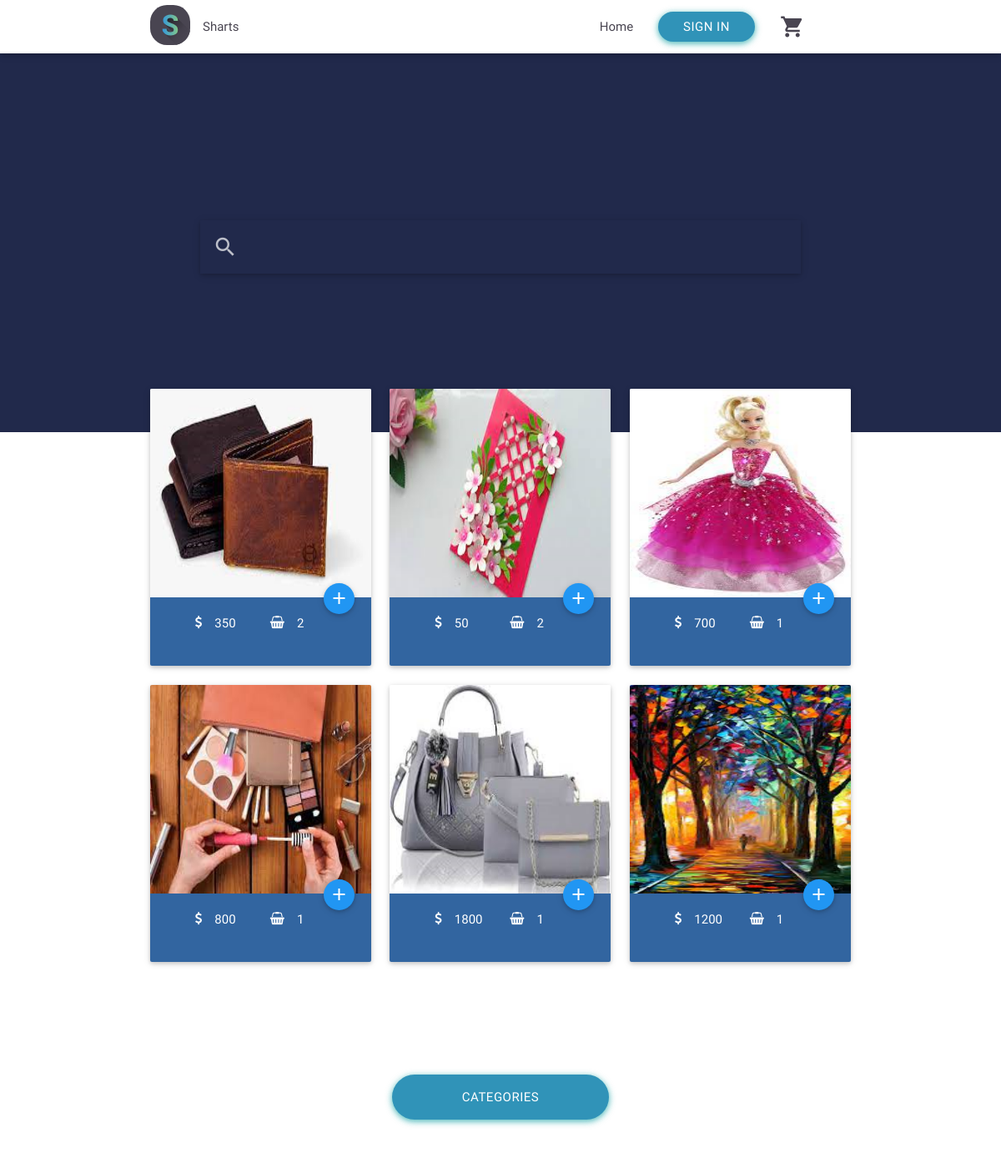
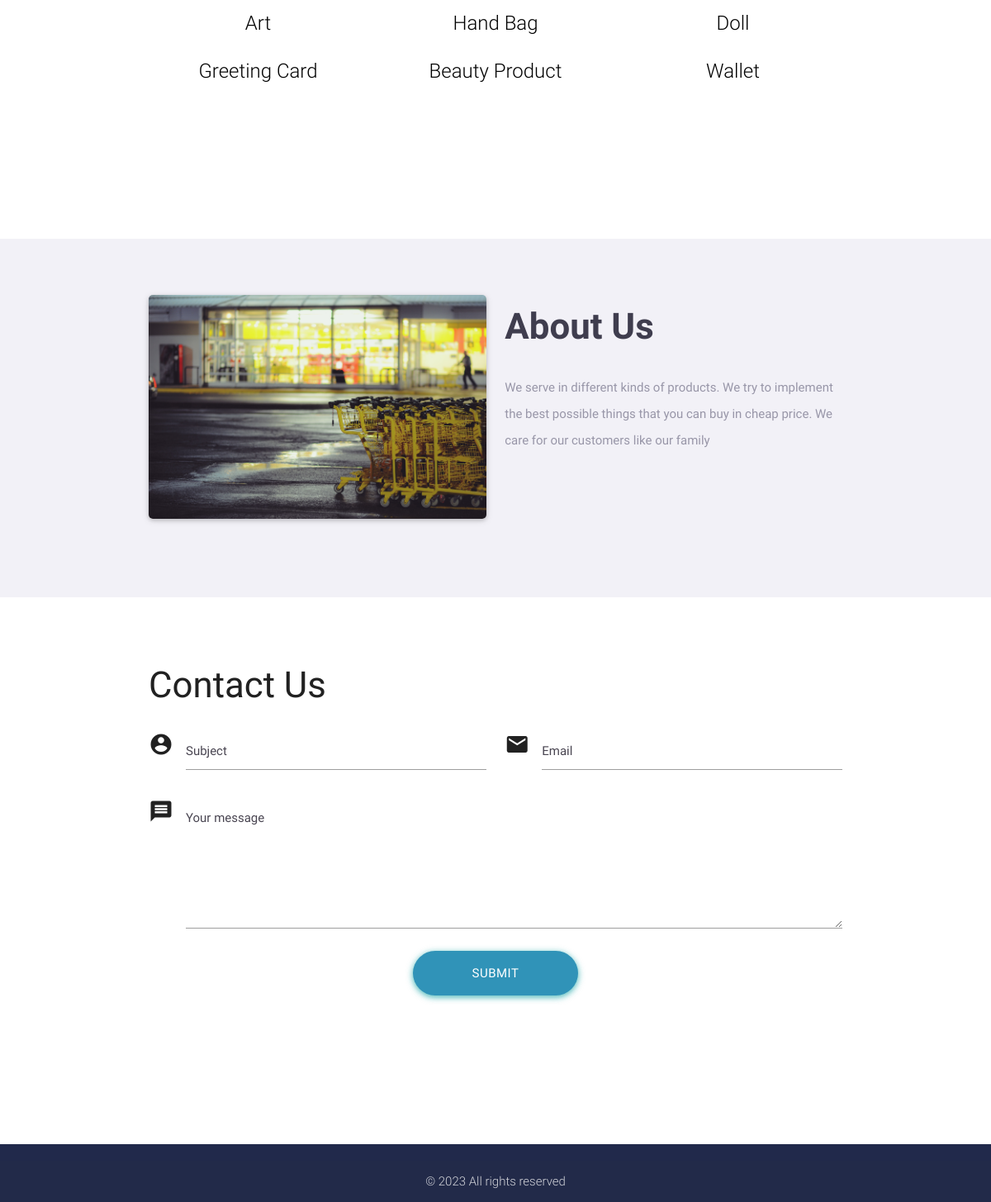
The page / on the database its author committed (2 pictures, top to bottom).
### tables this page shows
CREATE TABLE `product` (
  `id` int(11) NOT NULL,
  `id_category` int(11) NOT NULL,
  `name` varchar(1000) NOT NULL,
  `description` varchar(1000) NOT NULL,
  `price` int(11) NOT NULL,
  `thumbnail` varchar(1000) NOT NULL
);

CREATE TABLE `category` (
  `id` int(11) NOT NULL,
  `name` varchar(1000) NOT NULL
);

### index.php (the view, shortened to what this page needs)
 <?php
if (!isset($_SESSION['logged_in'])) {
    $nav = 'includes/nav.php';
} else {
    $nav = 'includes/navconnected.php';
    $idsess = $_SESSION['id'];
}
require 'includes/header.php';
require $nav; ?>
<div class="container-fluid home" id="top">
    <div class="container search">
        <nav class="animated slideInUp wow">
            <div class="nav-wrapper">
                <form method="GET" action="search.php">
                    <div class="input-field">
                        <input id="search" class="searching" type="search" name='searched' required>
                        <label for="search"><i class="material-icons">search</i></label>
                    </div>
                </form>
            </div>
        </nav>
    </div>
</div>
<div class="container most">
    <div class="row">
        <?php
        include 'db.php';
        $queryfirst = "SELECT
    product.id as 'id',
    product.name as 'name',
    product.price as 'price',
    product.thumbnail as 'thumbnail',
    SUM(command.quantity) as 'total',
    command.statut,
    command.id_product
    FROM product, command
    WHERE product.id = command.id_product AND command.statut = 'paid'
    GROUP BY product.id
    ORDER BY SUM(command.quantity) DESC LIMIT 6";
        $resultfirst = $connection->query($queryfirst);
        if ($resultfirst->num_rows > 0) {
            while ($rowfirst = $resultfirst->fetch_assoc()) {
                $id_best = $rowfirst['id'];
                $price_best = $rowfirst['price'];
                $thumbnail_best = $rowfirst['thumbnail'];
                $totalsold = $rowfirst['total'];
        ?>
                <div class="col s12 m4">
                    <div class="card hoverable animated slideInUp wow">
                        <div class="card-image">
                            <a href="product.php?id=<?= $id_best;  ?>"><img height="250px" src="products/<?= $thumbnail_best; ?>"></a>
                            <a href="product.php?id=<?= $id_best; ?>" class="btn-floating blue halfway-fab waves-effect waves-light right"><i class="material-icons">add</i></a>
                        </div>
                        <div class="card-content">
                            <div class="container">
                                <div class="row">
                                    <div class="col s6">
                                        <p class="white-text"><i class="left fa fa-dollar"></i> <?= $price_best; ?></p>
                                    </div>
                                    <div class="col s6">
                                        <p class="white-text"><i class="left fa fa-shopping-basket"></i> <?= $totalsold; ?></p>
                                    </div>
                                </div>
                            </div>
                        </div>
                    </div>
                </div>
        <?php }
        } ?>
    </div>
</div>
<div class="container-fluid center-align categories">
    <a href="category.php?id=1" class="button-rounded btn-large waves-effect waves-light">Categories</a>
    <div class="container" id="category">
        <div class="row">
            <?php
            $querycategory = "SELECT id, name FROM category";
            $total = $connection->query($querycategory);
            if ($total->num_rows > 0) {
                while ($rowcategory = $total->fetch_assoc()) {
                    $id_category = $rowcategory['id'];
                    $name_category = $rowcategory['name'];
            ?>
                    <div class="col s12 m4">
                        <div class="card hoverable animated slideInUp wow">
                            <div class="card">
                                <a href="category.php?id=<?= $id_category; ?>"><span class="card-title black-text"><?= $name_category; ?></span></a>
                            </div>
                        </div>
                    </div>
            <?php }
            } ?>
        </div>
    </div>
</div>
<div class="container-fluid about" id="about">
    <div class="container">
        <div class="row">
            <div class="col s12 m6">
                <div class="card animated slideInUp wow">
                    <div class="card-image">
                        <img src="src/img/about.jpg" alt="">
                    </div>
                </div>
            </div>
            <div class="col s12 m6">
                <h3 class="animated slideInUp wow">About Us</h3>
                <p class="animated slideInUp wow">We serve in different kinds of products. We try to implement the best possible things that you can buy
                    in cheap price. We care for our customers like our family  </p>
            </div>
        </div>
    </div>
</div>
<div class="container contact" id="contact">
    <div class="row">
        <form action="" method="post" id="email_form" class="col s12 animated slideInUp wow">
            <h3 class="animated slideInUp wow">Contact Us</h3>
            <div class="row">
                <div class="input-field col s12 m6">
                    <i class="material-icons prefix">account_circle</i>
                    <input id="icon_prefix" name="subject" type="text" class="validate">
                    <label for="icon_prefix">Subject</label>
                </div>
                <div class="input-field col s12 m6">
                    <i class="material-icons prefix">email</i>
                    <input id="email" name="reply_to" type="email" class="validate">
                    <label for="email" data-error="wrong" data-success="right">Email</label>
                </div>
                <div class="input-field col s12 ">
                    <i class="material-icons prefix">message</i>
                    <textarea id="icon_prefix2" class="materialize-textarea" type="text" name="text" rows="4"" style=" resize: vertical;min-height: 8rem;" required></textarea>
                    <label for="icon_prefix2">Your message</label>
                </div>
                <div class="center-align">
                    <button id="submit_form" type="submit" name="contact" value="Send" class="button-rounded btn-large waves-effect waves-light">Submit</button>
                </div>
            </div>
        </form>
    </div>
</div>
<?php
require 'includes/secondfooter.php';
require 'includes/footer.php'; ?>

### includes/header.php (shortened to what this page needs)
<!DOCTYPE html>
<html>
  <head>
    <head>
      <link rel="stylesheet" href="src/css/font-awesome-4.6.3/css/font-awesome.min.css">
      <link type="text/css" rel="stylesheet" href="src/css/materialize.min.css"  media="screen,projection"/>
      <link rel="stylesheet" href="src/css/animate.css-master/animate.min.css">
      <link rel="stylesheet" href="src/css/style.css">
      <link rel='stylesheet' href='src/css/nprogress.css'/>
    </head>
  <body>

### includes/nav.php (shortened to what this page needs)
<div class="navbar-fixed">
    <nav class="navblack">
        <div class="nav-wrapper nav-wrapper-2 container white">
            <ul class="left hide-on-med-and-down">
                <li><a href="index.php" class="brand"></a></li>
                <li><a href="index.php" class="dark-text">Sharts</a></li>
            </ul>
            <ul class="right hide-on-med-and-down">
                <li><a href="index.php" class="dark-text">Home</a></li>
                <li><a href="sign.php" class="waves-effect waves-light btn button-rounded">Sign In</a></li>
                <li><a href="cart.php" class="dark-text baskett"><i class="material-icons">shopping_cart</i>
                        <span class="badge <?php if(!isset($_SESSION['item']) OR $_SESSION['item'] == 0) echo'hide'; ?>"><?= $_SESSION['item']; ?></span></a></li>
            </ul>
        </div>
    </nav>
</div>

### includes/secondfooter.php
<footer class="page-footer">
    <div class="footer-copyright center">
        <div class="container">
            © <?= Date('Y'); ?> All rights reserved
                    </div>
    </div>
</footer>

### includes/footer.php (shortened to what this page needs)
</body>
</html>

### src/css/style.css (style rules this page uses)
.navblack { background: #fff; }
.nav-wrapper-2 { padding-right: 40px; background: #fff !important; }
.nav-wrapper-2 .brand { background-image: url("../img/logo.svg"); background-repeat: no-repeat; background-position: center; background-size: cover; padding: 24px 24px; margin-top: 6px; transition: .5s; }
.nav-wrapper-2 .baskett { transition: .5s; }
.nav-wrapper-2 .dark-text { color: #494551 !important; }
.home { padding-top: 200px; padding-bottom: 190px; background: rgb(33, 41, 75); }
.home .search { padding-right: 60px; padding-left: 60px; }
.home nav { background: none !important; }
.most { margin-top: -60px !important; padding-bottom: 60px; }
.most .card .card-image { transition: 0.9s; }
.most .card .halfway-fab { margin-top: -17px; margin-right: 20px; background-color: #fa4949; }
.most .card .card-content { transition: 0.6s; background: rgb(50, 101, 160); }
.most .card .card-content .left { margin-top: 2px; }
.button-rounded { border-radius: 20px; background-color: #3093B8; box-shadow: 0 2px 6px 0 rgba(45, 172, 173, 0.6), 0 2px 10px 0 rgba(45, 172, 173, 0.42); }
.categories { padding-top: 40px; padding-bottom: 150px; }
.categories .button-rounded { width: 260px; border-radius: 40px; margin-bottom: 60px; }
.categories .card { transition: box-shadow .25s; box-shadow: none; }
.about { padding-top: 60px; padding-bottom: 60px; background: #f2f1f7; }
.about h3 { font-weight: bold; margin-bottom: 34px; color: #3f3d4e; }
.about p { line-height: 32px; color: #9896a8; }
.about .card { border-radius: 5px; }
.about .card .card-image { border-radius: 5px; }
.about .card .card-image img { border-radius: 5px; }
.contact { padding-top: 60px; padding-bottom: 60px; }
.contact .center-align { padding-top: 30px; }
.contact .center-align .button-rounded { width: 200px; border-radius: 40px; margin-bottom: 60px; }
.page-footer { background-color: rgb(33, 41, 75) !important; }
.input-field label { color: #494551; }
.material-icons { font-family: 'Material Icons'; font-weight: normal; font-style: normal; font-size: 24px; line-height: 1; letter-spacing: normal; text-transform: none; display: inline-block; white-space: nowrap; word-wrap: normal; direction: ltr; -webkit-font-feature-settings: 'liga'; -webkit-font-smoothing: antialiased; }

### rows shown on the page
product: thumbnail (picture), price "350", totalsold "2"
product: thumbnail (picture), price "50", totalsold "2"
product: thumbnail (picture), price "700", totalsold "1"
product: thumbnail (picture), price "800", totalsold "1"
product: thumbnail (picture), price "1800", totalsold "1"
product: thumbnail (picture), price "1200", totalsold "1"
category: name "Art"
category: name "Hand Bag"
category: name "Doll"
category: name "Greeting Card"
category: name "Beauty Product"
category: name "Wallet"

### other values the page prints
Date('Y') "2023"
